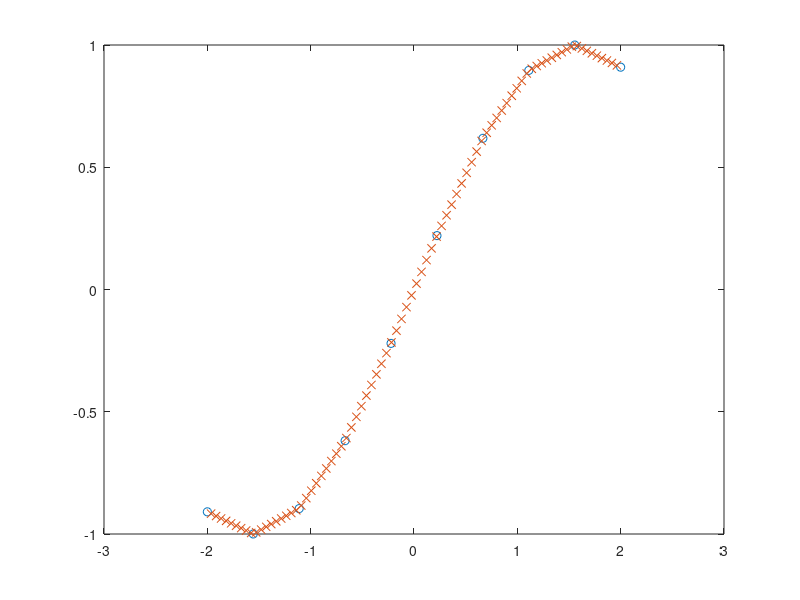

Source code (MATLAB): (Note: this script raises an error after producing the figure.)

grid_min = -2;
grid_max = 2;
grid_size = 10;
xi_min = grid_min * 1.2;
xi_max = grid_max * 1.2;
xi_size = grid_size * 10;

% change this to point to boost.multi_array
% mex -IC:/boost/boost_1_49_0 linterp_matlab.cpp

% function to interpolate
sin_sum_1 = @(x) sin(x);
sin_sum_2 = @(x1, x2) sin(x1+x2);

% max error, error sum of squares
err_ss = @(true_y, y) [max(abs(y-true_y)), sum((y-true_y) .* (y-true_y))];

% 1D
grid_1 = linspace(grid_min, grid_max, grid_size);		% original grid
xi_grid_1 = linspace(xi_min, xi_max, xi_size);			% grid of points to interpolate on
f = sin_sum_1(grid_1);										% f evaluated on original grid
xi_mesh_1 = xi_grid_1;
true_y = sin_sum_1(xi_mesh_1);

% matlab's interp1
yi_1 = interp1(grid_1,f,xi_mesh_1); 							% interpolated value
not_nans = not(isnan(yi_1));
disp('interp1: max err, err SS');
disp(err_ss(true_y(not_nans), yi_1(not_nans)));
figure('Name', 'interp1');
plot(grid_1,f,'o', xi_grid_1,yi_1,'x')

% linterp
yi_2 = linterp_matlab(grid_1,f,xi_grid_1); 						% interpolated value
disp('linterp: max err, err SS');
disp(err_ss(true_y(not_nans), yi_2(not_nans)));
figure('Name', 'linterp 1d');
plot(grid_1,f,'o', xi_grid_1,yi_2,'x')

% 2D
grid_1 = linspace(grid_min, grid_max, grid_size);		% original grid
grid_2 = linspace(grid_min, grid_max, grid_size);
xi_grid_1 = linspace(xi_min, xi_max, xi_size);			% grid of points to interpolate on
xi_grid_2 = linspace(xi_min, xi_max, xi_size);
[grid_mesh_1, grid_mesh_2] = ndgrid(grid_1, grid_2);
[xi_mesh_1, xi_mesh_2] = ndgrid(xi_grid_1, xi_grid_2);
f = sin_sum_2(grid_mesh_1, grid_mesh_2);									% f evaluated on original grid
true_y = sin_sum_2(xi_mesh_1, xi_mesh_2);
figure('Name', 'true function');
mesh(grid_1, grid_2, f);

% matlab's griddata 2d
disp('griddata:');
tic;
yi_1 = griddata(grid_mesh_1, grid_mesh_2, f, xi_mesh_1, xi_mesh_2); 				% interpolated value
toc;
not_nans = not(isnan(yi_1));
disp(err_ss(true_y(not_nans), yi_1(not_nans)));
figure('Name', 'griddata 2d');
mesh(xi_grid_1, xi_grid_2, yi_1);
err = yi_1 - true_y;
figure('Name', 'griddata 2d errors');
mesh(xi_grid_1, xi_grid_2, err);

% linterp 2d
disp('linterp 2d:');
tic;
yi_2 = reshape(linterp_matlab(grid_1, grid_2, f, xi_mesh_1, xi_mesh_2), size(true_y)); 							% interpolated value
toc;
disp(err_ss(true_y(not_nans), yi_2(not_nans)));
figure('Name', 'linterp 2d');
mesh(xi_grid_1, xi_grid_2, yi_2);
err = yi_2 - true_y;
err(isnan(yi_1)) = NaN;
figure('Name', 'linterp 2d errors');
mesh(xi_grid_1, xi_grid_2, err);

